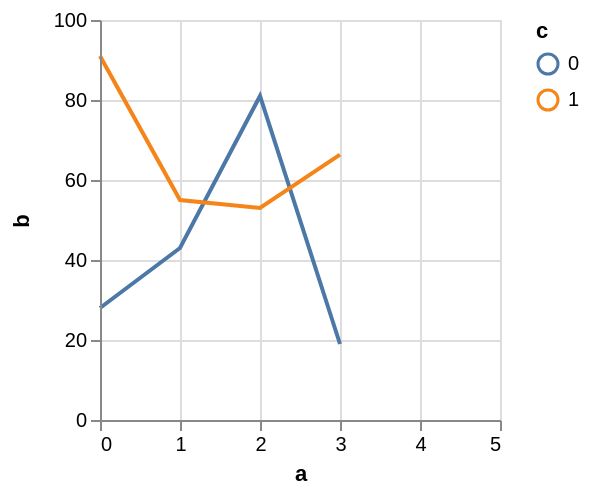

Write a Vega-Lite specification for this figure.
### Vega specification from a JSON file in a GitHub repository (floating-point values rounded to 4 significant figures)
{"$schema": "https://vega.github.io/schema/vega/v4.json", "autosize": "pad", "padding": 5, "width": 200, "height": 200, "style": "cell", "data": [{"name": "source_0", "values": [{"a": 0, "b": 28, "c": 0}, {"a": 0, "b": 91, "c": 1}, {"a": 1, "b": 43, "c": 0}, {"a": 1, "b": 55, "c": 1}, {"a": 2, "b": 81, "c": 0}, {"a": 2, "b": 53, "c": 1}, {"a": 3, "b": 19, "c": 0}]}, {"name": "data_0", "source": "source_0", "transform": [{"type": "impute", "field": "b", "key": "a", "method": "value", "groupby": ["c"], "value": null}, {"type": "window", "as": ["imputed_b_value"], "ops": ["mean"], "fields": ["b"], "frame": [null, null], "ignorePeers": false, "groupby": ["c"]}, {"type": "formula", "expr": "datum.b === null ? datum.imputed_b_value : datum.b", "as": "b"}]}], "marks": [{"name": "pathgroup", "type": "group", "from": {"facet": {"name": "faceted_path_main", "data": "data_0", "groupby": ["c"]}}, "encode": {"update": {"width": {"field": {"group": "width"}}, "height": {"field": {"group": "height"}}}}, "marks": [{"name": "marks", "type": "line", "style": ["line"], "sort": {"field": "datum[\"a\"]", "order": "descending"}, "from": {"data": "faceted_path_main"}, "encode": {"update": {"stroke": {"scale": "color", "field": "c"}, "tooltip": {"signal": "{\"a\": format(datum[\"a\"], \"\"), \"b\": format(datum[\"b\"], \"\"), \"c\": ''+datum[\"c\"]}"}, "x": {"scale": "x", "field": "a"}, "y": {"scale": "y", "field": "b"}, "defined": {"signal": "datum[\"a\"] !== null && !isNaN(datum[\"a\"]) && datum[\"b\"] !== null && !isNaN(datum[\"b\"])"}}}}]}], "scales": [{"name": "x", "type": "linear", "domain": {"data": "data_0", "field": "a"}, "range": [0, {"signal": "width"}], "nice": 1, "zero": false}, {"name": "y", "type": "linear", "domain": {"data": "data_0", "field": "b"}, "range": [{"signal": "height"}, 0], "nice": true, "zero": true}, {"name": "color", "type": "ordinal", "domain": {"data": "data_0", "field": "c", "sort": true}, "range": "category"}], "axes": [{"scale": "x", "orient": "bottom", "grid": false, "title": "a", "labelFlush": true, "labelOverlap": true, "tickCount": {"signal": "ceil(width/40)"}, "zindex": 1}, {"scale": "x", "orient": "bottom", "gridScale": "y", "grid": true, "tickCount": {"signal": "ceil(width/40)"}, "domain": false, "labels": false, "maxExtent": 0, "minExtent": 0, "ticks": false, "zindex": 0}, {"scale": "y", "orient": "left", "grid": false, "title": "b", "labelOverlap": true, "tickCount": {"signal": "ceil(height/40)"}, "zindex": 1}, {"scale": "y", "orient": "left", "gridScale": "x", "grid": true, "tickCount": {"signal": "ceil(height/40)"}, "domain": false, "labels": false, "maxExtent": 0, "minExtent": 0, "ticks": false, "zindex": 0}], "legends": [{"stroke": "color", "gradientLength": {"signal": "min(max(height, 100), 200)"}, "title": "c"}], "config": {"axisY": {"minExtent": 30}}}
